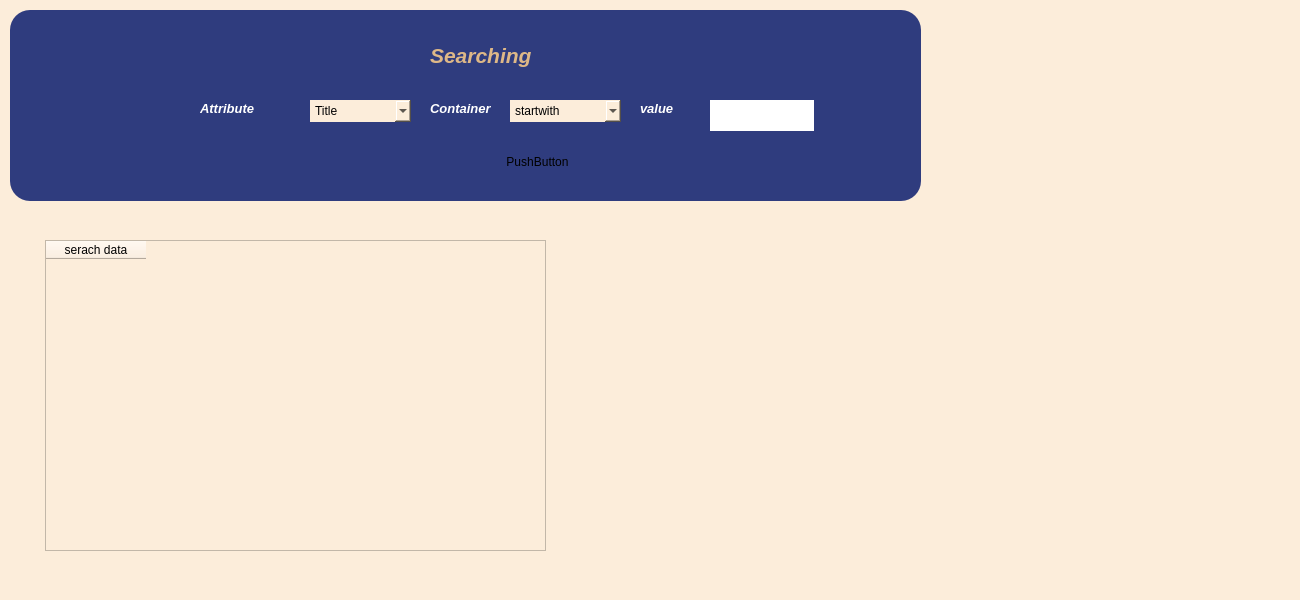
<?xml version="1.0" encoding="UTF-8"?>
<ui version="4.0">
 <class>MainWindow</class>
 <widget class="QMainWindow" name="MainWindow">
  <property name="geometry">
   <rect>
    <x>0</x>
    <y>0</y>
    <width>1300</width>
    <height>600</height>
   </rect>
  </property>
  <property name="minimumSize">
   <size>
    <width>1300</width>
    <height>600</height>
   </size>
  </property>
  <property name="maximumSize">
   <size>
    <width>1300</width>
    <height>600</height>
   </size>
  </property>
  <property name="windowTitle">
   <string>MainWindow</string>
  </property>
  <property name="styleSheet">
   <string notr="true">background-color: rgb(252, 237, 218);</string>
  </property>
  <widget class="QWidget" name="centralwidget">
   <widget class="QWidget" name="widget" native="true">
    <property name="geometry">
     <rect>
      <x>10</x>
      <y>10</y>
      <width>911</width>
      <height>191</height>
     </rect>
    </property>
    <property name="styleSheet">
     <string notr="true">QWidget
{
 
	background-color: rgb(47, 60, 126);
   border-radius:20%;
}</string>
    </property>
    <widget class="QLabel" name="label">
     <property name="geometry">
      <rect>
       <x>420</x>
       <y>30</y>
       <width>111</width>
       <height>31</height>
      </rect>
     </property>
     <property name="font">
      <font>
       <pointsize>16</pointsize>
       <weight>75</weight>
       <italic>true</italic>
       <bold>true</bold>
      </font>
     </property>
     <property name="styleSheet">
      <string notr="true">color: rgb(222, 184, 135);</string>
     </property>
     <property name="text">
      <string>Searching</string>
     </property>
    </widget>
    <widget class="QComboBox" name="comboBox_2">
     <property name="geometry">
      <rect>
       <x>300</x>
       <y>90</y>
       <width>101</width>
       <height>22</height>
      </rect>
     </property>
     <property name="styleSheet">
      <string notr="true">background-color: rgb(252, 237, 218);</string>
     </property>
     <item>
      <property name="text">
       <string>Title</string>
      </property>
     </item>
     <item>
      <property name="text">
       <string>Description</string>
      </property>
     </item>
     <item>
      <property name="text">
       <string>Author</string>
      </property>
     </item>
     <item>
      <property name="text">
       <string>Price</string>
      </property>
     </item>
     <item>
      <property name="text">
       <string>Language</string>
      </property>
     </item>
     <item>
      <property name="text">
       <string>Sample</string>
      </property>
     </item>
     <item>
      <property name="text">
       <string>Words</string>
      </property>
     </item>
     <item>
      <property name="text">
       <string>Date</string>
      </property>
     </item>
    </widget>
    <widget class="QLabel" name="label_5">
     <property name="geometry">
      <rect>
       <x>80</x>
       <y>70</y>
       <width>47</width>
       <height>14</height>
      </rect>
     </property>
     <property name="font">
      <font>
       <pointsize>12</pointsize>
       <weight>75</weight>
       <bold>true</bold>
      </font>
     </property>
     <property name="text">
      <string/>
     </property>
    </widget>
    <widget class="QLabel" name="label_6">
     <property name="geometry">
      <rect>
       <x>190</x>
       <y>90</y>
       <width>61</width>
       <height>16</height>
      </rect>
     </property>
     <property name="font">
      <font>
       <pointsize>10</pointsize>
       <weight>75</weight>
       <italic>true</italic>
       <bold>true</bold>
      </font>
     </property>
     <property name="styleSheet">
      <string notr="true">color: rgb(255, 255, 255);</string>
     </property>
     <property name="text">
      <string>Attribute</string>
     </property>
    </widget>
    <widget class="QComboBox" name="comboBox_3">
     <property name="geometry">
      <rect>
       <x>500</x>
       <y>90</y>
       <width>111</width>
       <height>22</height>
      </rect>
     </property>
     <property name="styleSheet">
      <string notr="true">background-color: rgb(252, 237, 218);</string>
     </property>
     <item>
      <property name="text">
       <string>startwith</string>
      </property>
     </item>
     <item>
      <property name="text">
       <string>endwith</string>
      </property>
     </item>
    </widget>
    <widget class="QPushButton" name="pushButton">
     <property name="geometry">
      <rect>
       <x>490</x>
       <y>140</y>
       <width>75</width>
       <height>23</height>
      </rect>
     </property>
     <property name="styleSheet">
      <string notr="true">QPushButton
{
    background-color: qlineargradient(spread:pad, x1:0, y1:0, x2:1, y2:0, stop:0 rgba(2,0,36,1), stop:0.3 rgba(9,9,121,1), stop:1 rgba(0,212,255,1));
	
	
	
	color: rgb(222, 184, 135);
	border-radius:10%;
}

QPushButton:hover{
	
	color: rgb(255, 255, 255);
}background-color:rgb(37,150,190);
	color: rgb(255, 255, 255);</string>
     </property>
     <property name="text">
      <string>PushButton</string>
     </property>
    </widget>
    <widget class="QTextEdit" name="textEdit">
     <property name="geometry">
      <rect>
       <x>700</x>
       <y>90</y>
       <width>104</width>
       <height>31</height>
      </rect>
     </property>
     <property name="styleSheet">
      <string notr="true">background-color: rgb(255, 255, 255);</string>
     </property>
    </widget>
    <widget class="QLabel" name="label_7">
     <property name="geometry">
      <rect>
       <x>630</x>
       <y>90</y>
       <width>61</width>
       <height>16</height>
      </rect>
     </property>
     <property name="font">
      <font>
       <pointsize>10</pointsize>
       <weight>75</weight>
       <italic>true</italic>
       <bold>true</bold>
      </font>
     </property>
     <property name="styleSheet">
      <string notr="true">color: rgb(255, 255, 255);</string>
     </property>
     <property name="text">
      <string>value</string>
     </property>
    </widget>
    <widget class="QLabel" name="label_8">
     <property name="geometry">
      <rect>
       <x>420</x>
       <y>90</y>
       <width>61</width>
       <height>16</height>
      </rect>
     </property>
     <property name="font">
      <font>
       <pointsize>10</pointsize>
       <weight>75</weight>
       <italic>true</italic>
       <bold>true</bold>
      </font>
     </property>
     <property name="styleSheet">
      <string notr="true">color: rgb(255, 255, 255);</string>
     </property>
     <property name="text">
      <string>Container</string>
     </property>
    </widget>
   </widget>
   <widget class="QTableWidget" name="tableWidget">
    <property name="geometry">
     <rect>
      <x>45</x>
      <y>240</y>
      <width>501</width>
      <height>311</height>
     </rect>
    </property>
    <column>
     <property name="text">
      <string>serach data</string>
     </property>
    </column>
   </widget>
  </widget>
  <widget class="QStatusBar" name="statusbar"/>
 </widget>
 <resources/>
 <connections/>
</ui>
